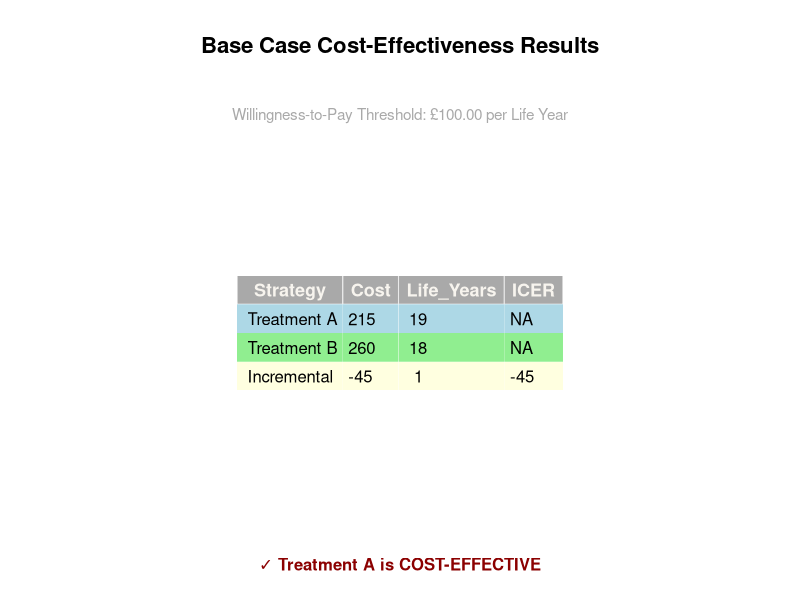
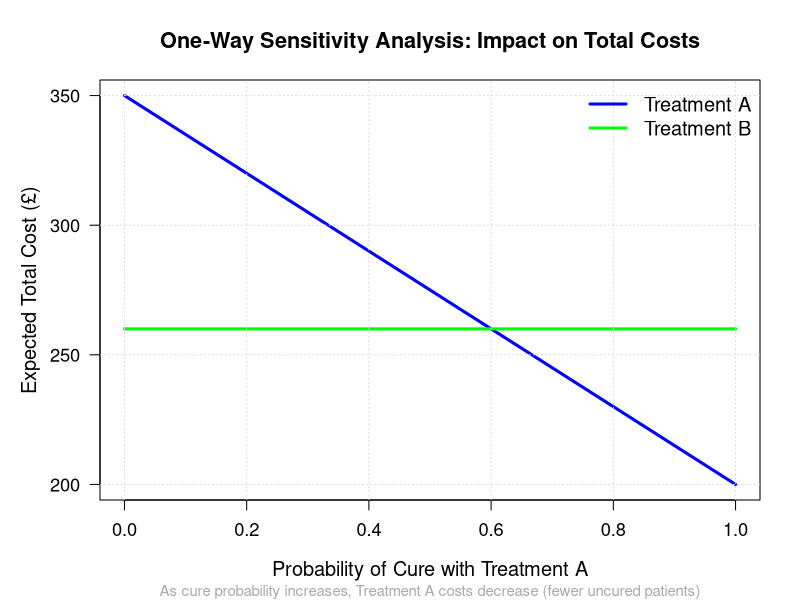
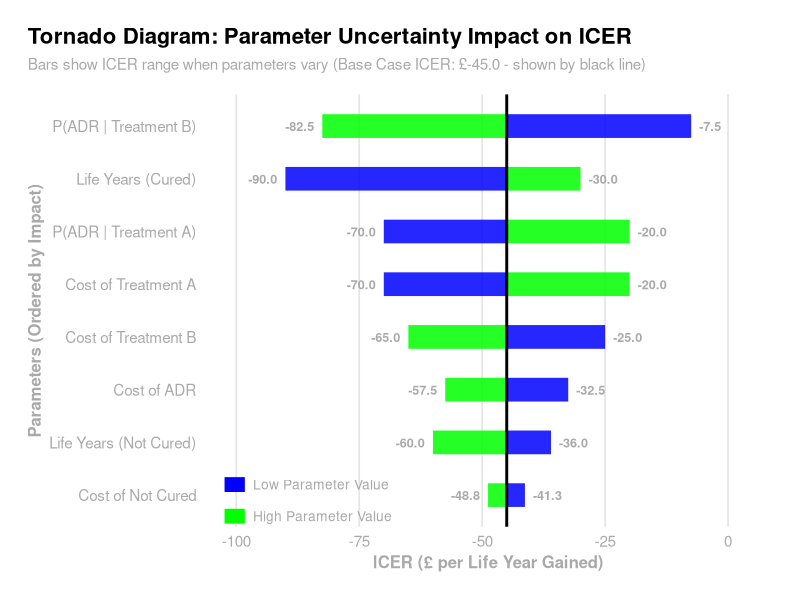
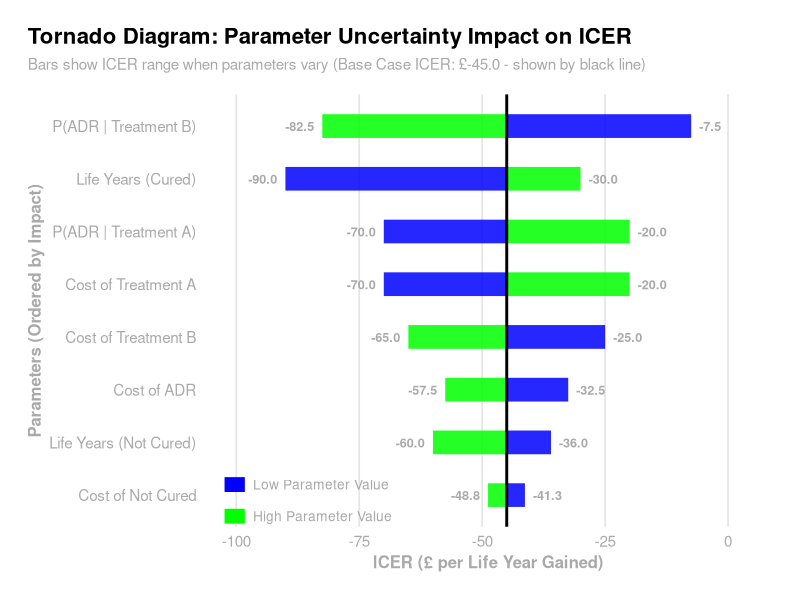

R code for these plots, in order:
## ---- chunk 1
library(knitr)
library(ggplot2)
library(grid)
library(gridExtra)
## ---- chunk 2
input <- data.frame(
 # Clinical probabilities for Treatment A
 p.TxA_ADR = 0.2,
 p.TxA_Cured = 0.9,
 
 # Clinical probabilities for Treatment B
 p.TxB_ADR = 0.3,
 p.TxB_Cured = 0.8,
 
 # Health outcome (life years)
 ly.Cured = 20,
 ly.NotCured = 10,
 
 # Cost (in $)
 c.TxA = 100,
 c.TxB = 80,
 c.ADR = 500,
 c.NoADR = 0,
 c.Cured = 0,
 c.NotCured = 150,
 
 # Decision threshold (willingness to pay threshold per life year gained)
 wtp = 100
)

## ---- chunk 3

dec_tree <- function(params) {
  with(as.list(params),{
    

#-----------------------------------------------------------------------------
### Step 1: Calculate probabilities 
#-----------------------------------------------------------------------------
    
 # For each treatment, we have 4 mutually exclusive pathway based on:
 # -whether patients experience ADR (yes/no)
 # -whether patient is cured (yes/no)

 # Treatment A pathways

ep1 <- (1 - p.TxA_ADR) * p.TxA_Cured           #pathway 1: No ADR, Cured
ep2 <- (1 - p.TxA_ADR) * (1 - p.TxA_Cured)     #pathway 2: No ADR, Not Cured
ep3 <- p.TxA_ADR * p.TxA_Cured                 #pathway 3: ADR, Cured
ep4 <- p.TxA_ADR * (1 - p.TxA_Cured)           #pathway 4: ADR, Not Cured


 #Treatment B pathways

ep5 <- (1 - p.TxB_ADR) * p.TxB_Cured           #pathway 5: No ADR, Cured
ep6 <- (1 - p.TxB_ADR) * (1 - p.TxB_Cured)     #pathway 6: No ADR, Not Cured
ep7 <- p.TxB_ADR * p.TxB_Cured                 #pathway 7: ADR, Cured
ep8 <- p.TxB_ADR * (1 - p.TxB_Cured)           #pathway 8: ADR, Not Cured


#-----------------------------------------------------------------------------
### Step 2: Calculate total cost per pathway
#-----------------------------------------------------------------------------

 # Treatment A pathway costs

tc1 <- c.TxA + c.NoADR + c.Cured                #pathway 1 cost
tc2 <- c.TxA + c.NoADR + c.NotCured             #pathway 2 cost
tc3 <- c.TxA + c.ADR + c.Cured                  #pathway 3 cost
tc4 <- c.TxA + c.ADR + c.NotCured               #pathway 4 cost


 # Treatment B pathway costs

tc5 <- c.TxB + c.NoADR + c.Cured                #pathway 5 cost
tc6 <- c.TxB + c.NoADR + c.NotCured             #pathway 6 cost
tc7 <- c.TxB + c.ADR + c.Cured                  #pathway 7 cost
tc8 <- c.TxB + c.ADR + c.NotCured               #pathway 8 cost

#-----------------------------------------------------------------------------
### Step 3: Calculate expected values (probabilities - weighted outcomes)
#-----------------------------------------------------------------------------

 # Expected value = sum of (probabilities * outcomes) for all pathways
 # This is core of decision tree analysis

 # Expected total costs (sum of weighted pathway costs)

etc.TxA <- (ep1 * tc1) + (ep2 * tc2) + (ep3 * tc3) + (ep4 * tc4) 
etc.TxB <- (ep5 * tc5) + (ep6 * tc6) + (ep7 * tc7) + (ep8 * tc8) 


 # Expected life years (sum of weighted pathway life years)

ely.TxA <- (ep1 * ly.Cured) + (ep2 * ly.NotCured) + (ep3 * ly.Cured) + (ep4 * ly.NotCured) 
ely.TxB <- (ep5 * ly.Cured) + (ep6 * ly.NotCured) + (ep7 * ly.Cured) + (ep8 * ly.NotCured) 

#-----------------------------------------------------------------------------
### Step 4: Calculate incremental cost and ICER
#-----------------------------------------------------------------------------

 # Incremental values (Treatment A vs. Treatment B)

IC <- etc.TxA - etc.TxB
IE <- ely.TxA - ely.TxB
ICER = IC / IE

#-----------------------------------------------------------------------------
### Step 5: Prepare output
#-----------------------------------------------------------------------------

 # Combine all results

C <- c(etc.TxA, etc.TxB)
LY <- c(ely.TxA, ely.TxB)


 # Add names for clarity

names(C) <- paste("C", c("TxA", "TxB"), sep = "_")
names(LY) <- paste("LY", c("TxA", "TxB"), sep = "_")
names(IC) <- "Incr Costs"
names(IE) <- "Incr Life Years"
names(ICER) <- "ICER"


 # Return all results
 
return(c(C, LY, IC, IE, ICER)) 

 })
}

# Now, we can use the function "dec_tree" with the inputs to estimate the ICER and its corresponding values

dec_tree(input)

## ---- chunk 4

# Run the decision tree model with base case parameters
base_results <- dec_tree(input)

# Create a summary table of base case results
base_case_table <- data.frame(
  Strategy = c("Treatment A", "Treatment B", "Incremental"),
  Cost = c(
    base_results["C_TxA"],
    base_results["C_TxB"],
    base_results["Incr Costs"]
  ),
  Life_Years = c(
    base_results["LY_TxA"],
    base_results["LY_TxB"],
    base_results["Incr Life Years"]
  ),
  ICER = c(NA, NA, base_results["ICER"])
)

# Format the table nicely
rownames(base_case_table) <- NULL   #removes the automatic row numbers that R adds to every data.frame by default

# Create a visual table using ggplot2 and gridExtra

# Create a clean table plot
# textGrob(), tableGrob(), and arrangeGrob() all come from the grid/gridExtra packages. A "grob" (graphic object) is just a visual element that exists in memory but isn't drawn yet. 

base_table_plot <- tableGrob(
  base_case_table,
  rows = NULL,
  theme = ttheme_minimal(
    core = list(
      fg_params = list(hjust = 0, x = 0.1, fontsize = 12),    #hjust: horisontal alignment (0: left); x:horisontal position (0.1 = nudge text 10% from left edge)
      bg_params = list(fill = c("lightblue", "lightgreen", "lightyellow"))
    ),
    colhead = list(
      fg_params = list(fontsize = 13, fontface = "bold", col = "#f7f4ee"),
      bg_params = list(fill = "darkgrey", col = "white")
    )
  )
)

# Add title to table
title <- textGrob(
  "Base Case Cost-Effectiveness Results",
  gp = gpar(fontsize = 16, fontface = "bold", col = "black")
)

# Add subtitle
subtitle <- textGrob(
  sprintf("Willingness-to-Pay Threshold: £%.2f per Life Year", input$wtp),
  gp = gpar(fontsize = 11, col = "darkgrey")
)

# Decision text
decision_text <- ifelse(
  base_results["ICER"] < input$wtp,
  "✓ Treatment A is COST-EFFECTIVE",
  "✗ Treatment A is NOT cost-effective"
)
decision_color <- ifelse(
  base_results["ICER"] < input$wtp,
  "darkred",
  "red"
)

decision <- textGrob(
  decision_text,
  gp = gpar(fontsize = 12, fontface = "bold", col = decision_color)
)

# Combine all elements
base_table_final <- arrangeGrob(
  title,
  subtitle,
  base_table_plot,
  decision,
  heights = c(0.15, 0.08, 0.65, 0.12),
  padding = unit(1, "line")
)

# Display the table
grid.newpage()
grid.draw(base_table_final)

# Save as PNG
ggsave(
  "base_case_results.png",
  base_table_final,
  width = 8,
  height = 5,
  dpi = 300,
  bg = "#f7f4ee"
)
 
## ---- chunk 5
# Define the range for probability of cure with Treatment A
# We'll test 11 values evenly spaced from 0.0 to 1.0
p.TxA_Cured_range <- seq(0.00, 1.00, length.out = 11)

# Create input matrix with varied parameter
m.owsa.input <- data.frame(
  p.TxA_ADR    = input$p.TxA_ADR,
  p.TxB_ADR    = input$p.TxB_ADR,
  p.TxA_Cured  = p.TxA_Cured_range,    # This is the varied parameter
  p.TxB_Cured  = input$p.TxB_Cured,
  ly.Cured     = input$ly.Cured,
  ly.NotCured  = input$ly.NotCured,
  c.TxA        = input$c.TxA,
  c.TxB        = input$c.TxB,
  c.ADR        = input$c.ADR,
  c.NoADR      = input$c.NoADR,
  c.Cured      = input$c.Cured,
  c.NotCured   = input$c.NotCured,
  wtp          = input$wtp
)

# Run model for each parameter value
outcomes_TC <- t(apply(m.owsa.input, 1, dec_tree))[, 1:2] 

# Without transpose - gives us 7 rows (outputs) × 11 columns (scenarios)
apply.table1 <- apply(m.owsa.input, 1, dec_tree)

# With transpose - gives us 11 rows (scenarios) × 7 columns (outputs)
apply.table2 <- t(apply(m.owsa.input, 1, dec_tree))

## ---- chunk 6
# Create elegant plot using base R with custom colors
par(
  mar = c(5, 5, 4, 2),
  family = "sans"
)

plot(
  p.TxA_Cured_range, 
  outcomes_TC[, 1],
  type = "l",
  lwd = 3,
  col = "blue",
  xlab = "Probability of Cure with Treatment A",
  ylab = "Expected Total Cost (£)",
  main = "One-Way Sensitivity Analysis: Impact on Total Costs",
  ylim = range(outcomes_TC),
  las = 1,
  cex.lab = 1.2,
  cex.main = 1.3,
  cex.axis = 1.1
)

# Add Treatment B line
lines(
  p.TxA_Cured_range, 
  outcomes_TC[, 2],
  lwd = 3,
  col = "green"
)

# Add subtle grid
grid(
  col = "gray85",
  lty = "dotted",
  lwd = 1
)

# Add legend with custom styling
legend(
  "topright",
  legend = c("Treatment A", "Treatment B"),
  col = c("blue", "green"),
  lwd = 3,
  bty = "n",
  cex = 1.2
)

# Add explanatory note
mtext(
  "As cure probability increases, Treatment A costs decrease (fewer uncured patients)",
  side = 1,
  line = 4,
  cex = 0.9,
  col = "darkgrey"
)

# Save OWSA plot as PNG
dev.copy(png, "owsa_plot.png", width = 1200, height = 800, res = 150)
dev.off()

## ---- chunk 7

# Define parameter ranges (typically ±25% or based on literature)
param_ranges <- list(
  p.TxA_ADR    = c(base = 0.20,  low = 0.15,  high = 0.25),
  p.TxB_ADR    = c(base = 0.30,  low = 0.225, high = 0.375),
  ly.Cured     = c(base = 20,    low = 15,    high = 25),
  ly.NotCured  = c(base = 10,    low = 7.5,   high = 12.5),
  c.TxA        = c(base = 100,   low = 75,    high = 125),
  c.TxB        = c(base = 80,    low = 60,    high = 100),
  c.ADR        = c(base = 500,   low = 375,   high = 625),
  c.NotCured   = c(base = 150,   low = 113,   high = 188)
)

# Create parameter name vector for later use
paramNames <- names(param_ranges)

# Initialize list to store input scenarios
l.tor.in <- vector("list", length(param_ranges))
names(l.tor.in) <- paramNames

# For each parameter, create 3 scenarios (base, low, high)
for (i in seq_along(param_ranges)) {
  param_name <- paramNames[i]
  
  # Create 3 rows with base case values
  temp_df <- input[rep(1, 3), ]
  rownames(temp_df) <- c("base", "low", "high")
  
  # Replace the current parameter with its range
  temp_df[[param_name]] <- param_ranges[[i]]
  
  # Store in list
  l.tor.in[[i]] <- temp_df
}

# Initialize list to store outputs
l.tor.out <- vector("list", length(param_ranges))
names(l.tor.out) <- paramNames

# Run model for each parameter's range and extract ICER
for (i in 1:length(param_ranges)) {
  l.tor.out[[i]] <- t(apply(l.tor.in[[i]], 1, dec_tree))[, 7]  # Column 7 is ICER
}

# Create matrix for tornado plot
m.tor <- matrix(
  unlist(l.tor.out),
  nrow = length(param_ranges),
  ncol = 3,
  byrow = TRUE,
  dimnames = list(paramNames, c("basecase", "low", "high"))
)


# Define readable parameter labels
param_labels <- c(
  "P(ADR | Treatment A)",
  "P(ADR | Treatment B)",
  "Life Years (Cured)",
  "Life Years (Not Cured)",
  "Cost of Treatment A",
  "Cost of Treatment B",
  "Cost of ADR",
  "Cost of Not Cured"
)

# Calculate impact (range) for ranking
ymean <- m.tor[1, 1]  # Base case ICER
ySize <- abs(m.tor[, 3] - m.tor[, 2])  # Range (high - low)

# Rank by impact
rankY <- order(ySize)
nParams <- length(param_labels)

# Create data frame for plotting - one row per parameter
tornado_data <- data.frame(
  Parameter = param_labels[rankY],
  Low_ICER = m.tor[rankY, 2],
  High_ICER = m.tor[rankY, 3],
  Base_ICER = m.tor[rankY, 1]
)

# Convert Parameter to ordered factor
tornado_data$Parameter <- factor(tornado_data$Parameter, levels = param_labels[rankY])

# Calculate axis range with padding
x_min <- min(c(tornado_data$Low_ICER, tornado_data$High_ICER))
x_max <- max(c(tornado_data$Low_ICER, tornado_data$High_ICER))
x_range <- x_max - x_min
x_lower <- x_min - x_range * 0.20  # Extra space on left for labels
x_upper <- x_max + x_range * 0.20  # Extra space on right for labels

# Offset for labels - position them just outside the bar ends
label_offset <- x_range * 0.02

# Create beautiful tornado plot with custom colors
tornado_plot <- ggplot(tornado_data, aes(y = Parameter)) +
  # Add bars as line segments with thickness
  geom_segment(
    aes(x = Low_ICER, xend = Base_ICER, yend = Parameter),
    color = "blue",
    linewidth = 8,
    alpha = 0.85
  ) +
  geom_segment(
    aes(x = Base_ICER, xend = High_ICER, yend = Parameter),
    color = "green",
    linewidth = 8,
    alpha = 0.85
  ) +
  
  # Add ICER value labels positioned at actual ICER values
  # Low parameter value labels - position based on whether Low_ICER is left or right of base
  geom_text(
    aes(
      x = ifelse(Low_ICER < Base_ICER, Low_ICER - label_offset, Low_ICER + label_offset),
      label = sprintf("%.1f", Low_ICER),
      hjust = ifelse(Low_ICER < Base_ICER, 1, 0)  # Right-align if on left, left-align if on right
    ),
    size = 3.2,
    color = "darkgrey",
    fontface = "bold"
  ) +
  # High parameter value labels - position based on whether High_ICER is left or right of base
  geom_text(
    aes(
      x = ifelse(High_ICER < Base_ICER, High_ICER - label_offset, High_ICER + label_offset),
      label = sprintf("%.1f", High_ICER),
      hjust = ifelse(High_ICER < Base_ICER, 1, 0)  # Right-align if on left, left-align if on right
    ),
    size = 3.2,
    color = "darkgrey",
    fontface = "bold"
  ) +
  
  # Set x-axis limits with extra space for legend and labels
  scale_x_continuous(
    limits = c(x_lower, x_upper),
    expand = c(0, 0)
  ) +
  
  # Remove extra spacing - normal discrete scale
  scale_y_discrete() +
  
  # Base case reference line at actual ICER value
  geom_vline(xintercept = ymean, linetype = "solid", linewidth = 1, color = "black") +
  
  # Labels - include base case ICER in the y-axis title
  labs(
    title = "Tornado Diagram: Parameter Uncertainty Impact on ICER",
    subtitle = sprintf("Bars show ICER range when parameters vary (Base Case ICER: £%.1f - shown by black line)", ymean),
    x = "ICER (£ per Life Year Gained)",
    y = "Parameters (Ordered by Impact)"
  ) +
  
  # Clean theme with custom styling
  theme_minimal(base_size = 13) +
  theme(
    plot.title = element_text(face = "bold", size = 16, hjust = 0, color = "black"),
    plot.subtitle = element_text(size = 11, hjust = 0, color = "darkgrey", margin = margin(b = 15)),
    axis.title = element_text(face = "bold", size = 12, color = "darkgrey"),
    axis.text = element_text(size = 11, color = "darkgrey"),
    axis.text.y = element_text(size = 11),
    panel.grid.major.y = element_blank(),
    panel.grid.major.x = element_line(color = "gray90"),
    panel.grid.minor = element_blank(),
    plot.margin = margin(20, 20, 20, 20),
    plot.title.position = "plot"
  ) +
  
  # Add manual legend in the plot area (left side)
  annotate(
    "segment",
    x = x_min - x_range * 0.15,
    xend = x_min - x_range * 0.10,
    y = 1.2,
    yend = 1.2,
    color = "blue",
    linewidth = 5
  ) +
  annotate(
    "text",
    x = x_min - x_range * 0.08,
    y = 1.2,
    label = "Low Parameter Value",
    hjust = 0,
    size = 3.5,
    color = "darkgrey"
  ) +
  annotate(
    "segment",
    x = x_min - x_range * 0.15,
    xend = x_min - x_range * 0.10,
    y = 0.6,
    yend = 0.6,
    color = "green",
    linewidth = 5
  ) +
  annotate(
    "text",
    x = x_min - x_range * 0.08,
    y = 0.6,
    label = "High Parameter Value",
    hjust = 0,
    size = 3.5,
    color = "darkgrey"
  )

# Display the plot
print(tornado_plot)

# Save tornado diagram as PNG
ggsave(
  "tornado_diagram.png",
  tornado_plot,
  width = 10,
  height = 8,
  dpi = 300,
  bg = "#f7f4ee"
)

# Calculate parameter impacts
param_impacts <- data.frame(
  Parameter = param_labels,
  Base_ICER = m.tor[, "basecase"],
  Low_ICER = m.tor[, "low"],
  High_ICER = m.tor[, "high"],
  Range = abs(m.tor[, "high"] - m.tor[, "low"])
)

# Sort by impact (descending)
param_impacts <- param_impacts[order(-param_impacts$Range), ]
rownames(param_impacts) <- NULL
